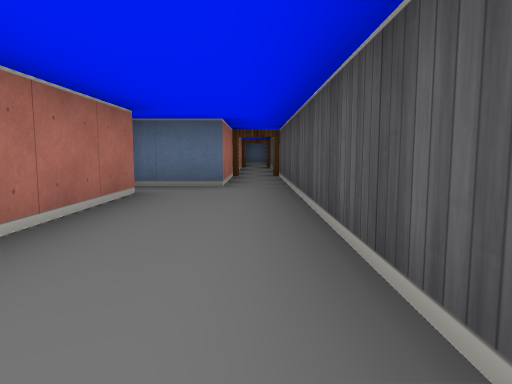
View 1 (above)

16 first-person views from a walk through a cub3D level. The camera is about half as high as the walls, tilts 6° down and sees 70° across. The floor is counted in squares. Each view is taken from the middle of a square. On the plan, view 1 faces up. The plan holds only what a view shows up to about 9 squares ahead; the rest is blank.

View 2
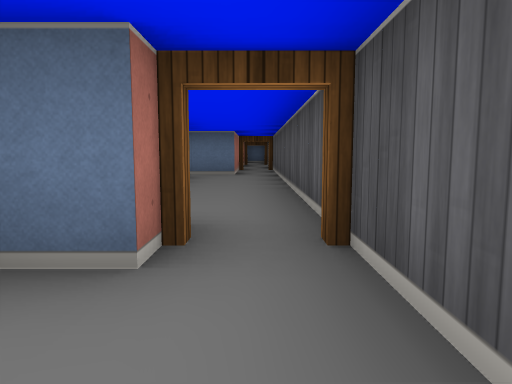

View 3
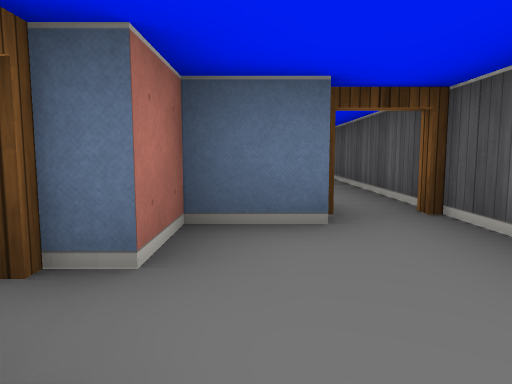

View 4
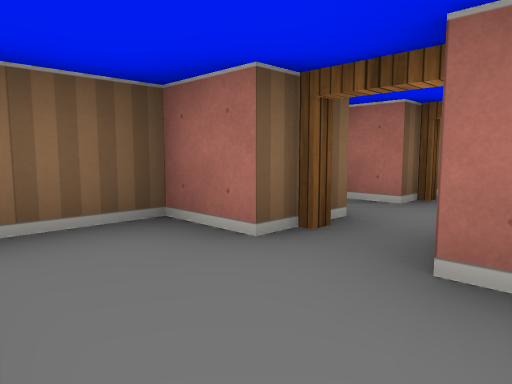

View 5
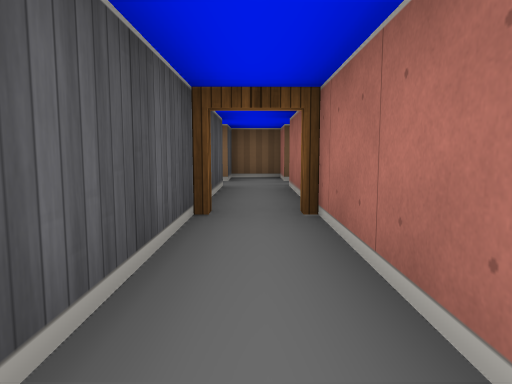

View 6
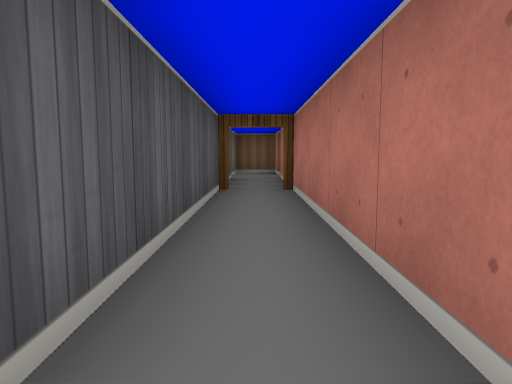

View 7
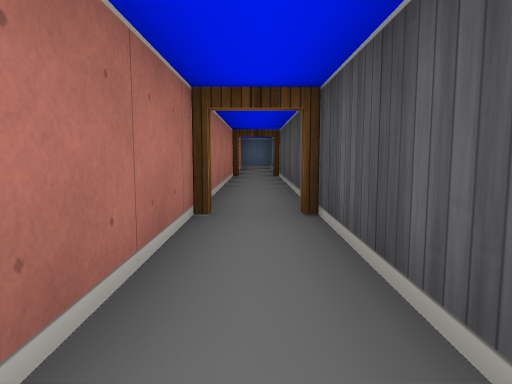

View 8
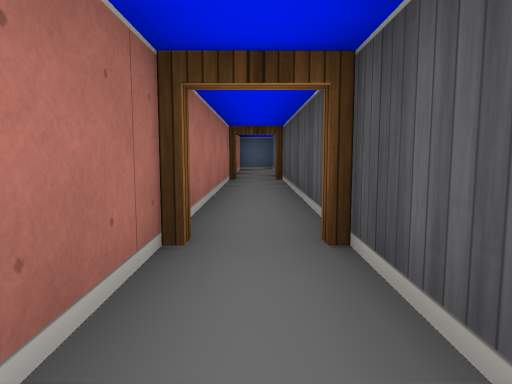

View 9
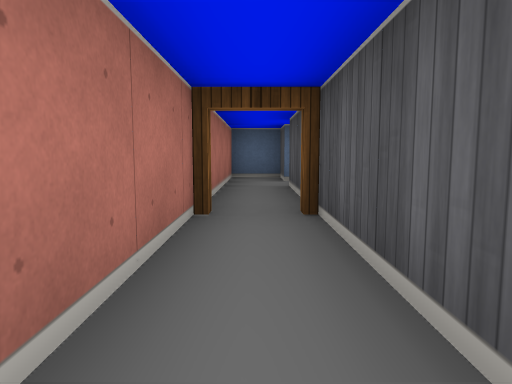

View 10
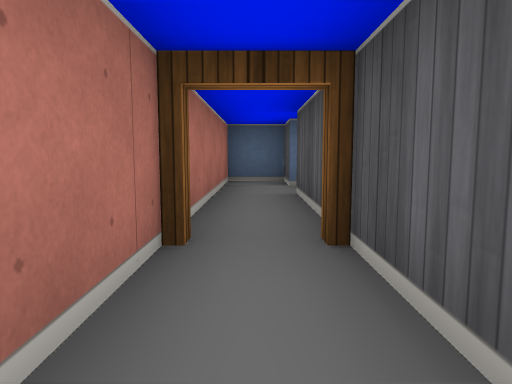

View 11
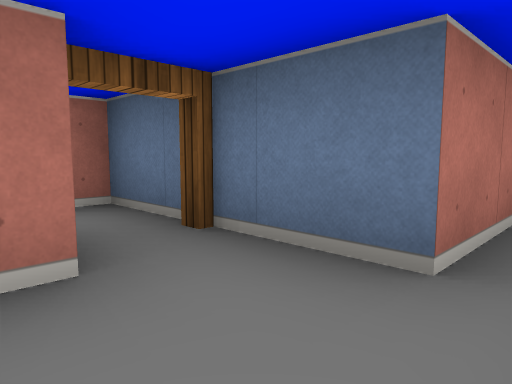

View 12
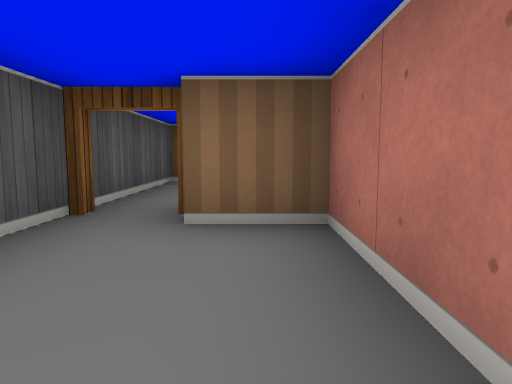

View 13
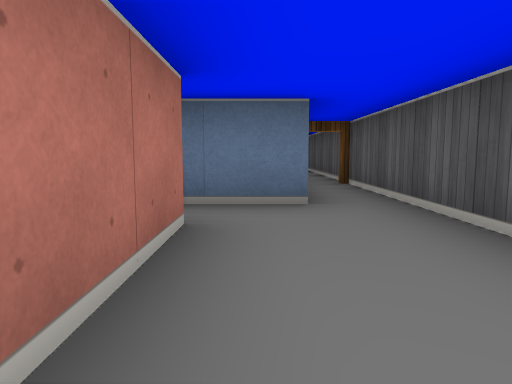

View 14
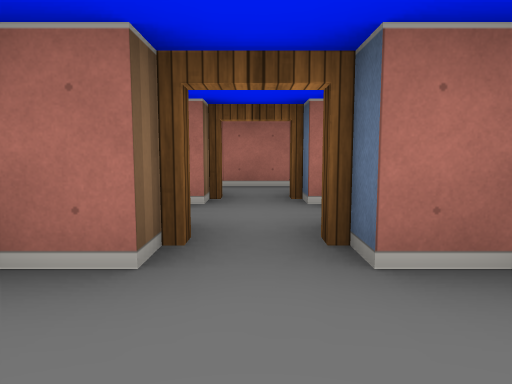

View 15
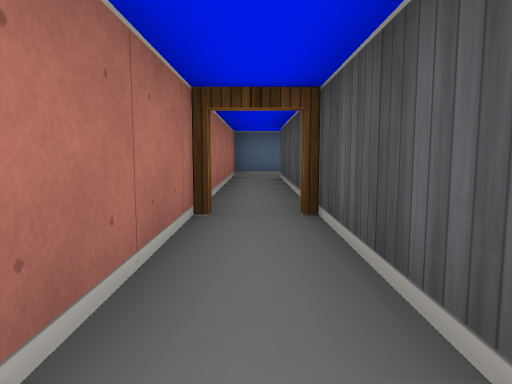

View 16
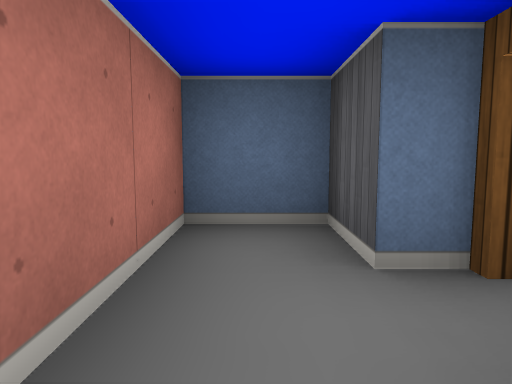

### Floor plan
Ten units are one square. View 1 is at (0, 0); x grows to the right and y downward. Boxes are objects, and circles mark ways between rooms. Rooms are numbered by the first view taken in them; rooms with no view inside come last. Other rooms are left out.
<svg viewBox="-45 -180 60 230">
<path fill="none" stroke="#000" d="M-15 -46 -15 5 -5 5M5 10 5 -80M-5 -80 -5 -55 -20 -55M-15 35 -15 45 5 45 5 10M-5 15 -15 15 -15 25M-20 -55 -35 -55 -35 0M-25 0 -25 -44M-5 -130 -5 -80M5 -80 5 -130M-25 25 -25 0M-35 35 -35 45 -25 45 -25 35M-35 0 -35 25M5 -165 5 -175 -5 -175 -5 -130M5 -130 5 -155"/>
<circle cx="0" cy="10" r="3" fill="#2a7"/>
<circle cx="-20" cy="-50" r="3" fill="#2a7"/>
<circle cx="0" cy="-80" r="3" fill="#2a7"/>
<circle cx="-20" cy="30" r="3" fill="#2a7"/>
<circle cx="-30" cy="0" r="3" fill="#2a7"/>
<circle cx="0" cy="-130" r="3" fill="#2a7"/>
<text x="0" y="-30">1</text>
<text x="-10" y="30">2</text>
<text x="-30" y="-30">3</text>
<text x="0" y="-110">4</text>
<text x="-30" y="20">5</text>
<text x="0" y="-160">6</text>
</svg>
Room 1 opens to room 2. Room 1 opens to room 3. Room 1 opens to room 4. Room 2 opens to room 5. Room 3 opens to room 5. Room 4 opens to room 6.

Where each view was taken, in squares from view 1:
view 1: 0 up, 0 right, facing up
view 2: 3 down, 0 right, facing up
view 3: 4 down, 1 left, facing up
view 4: 2 down, 0 right, facing down-left
view 5: 3 up, 3 left, facing down
view 6: 5 up, 3 left, facing down
view 7: 5 up, 0 right, facing up
view 8: 6 up, 0 right, facing up
view 9: 10 up, 0 right, facing up
view 10: 11 up, 0 right, facing up
view 11: 4 up, 0 right, facing up-left
view 12: 2 up, 1 left, facing down
view 13: 2 up, 1 left, facing up
view 14: 3 down, 0 right, facing left
view 15: 3 down, 3 left, facing up
view 16: 15 up, 0 right, facing up
